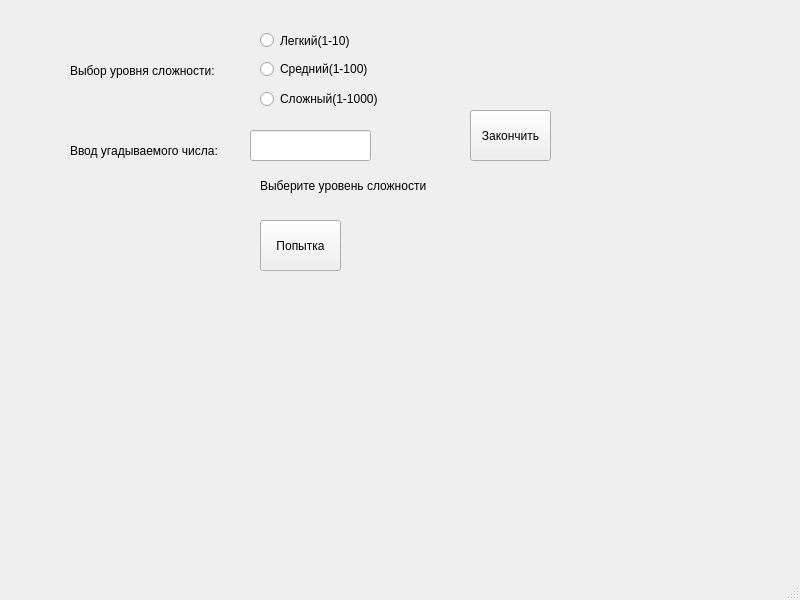
<?xml version="1.0" encoding="UTF-8"?>
<ui version="4.0">
 <class>MainWindow</class>
 <widget class="QMainWindow" name="MainWindow">
  <property name="geometry">
   <rect>
    <x>0</x>
    <y>0</y>
    <width>800</width>
    <height>600</height>
   </rect>
  </property>
  <property name="windowTitle">
   <string>MainWindow</string>
  </property>
  <widget class="QWidget" name="centralwidget">
   <widget class="QLabel" name="label">
    <property name="geometry">
     <rect>
      <x>70</x>
      <y>140</y>
      <width>171</width>
      <height>21</height>
     </rect>
    </property>
    <property name="text">
     <string>Ввод угадываемого числа: </string>
    </property>
   </widget>
   <widget class="QLineEdit" name="lineEdit_guess">
    <property name="geometry">
     <rect>
      <x>250</x>
      <y>130</y>
      <width>121</width>
      <height>31</height>
     </rect>
    </property>
   </widget>
   <widget class="QRadioButton" name="radioButton_1">
    <property name="geometry">
     <rect>
      <x>260</x>
      <y>30</y>
      <width>111</width>
      <height>21</height>
     </rect>
    </property>
    <property name="text">
     <string>Легкий(1-10)</string>
    </property>
   </widget>
   <widget class="QRadioButton" name="radioButton_2">
    <property name="geometry">
     <rect>
      <x>260</x>
      <y>60</y>
      <width>121</width>
      <height>18</height>
     </rect>
    </property>
    <property name="text">
     <string>Средний(1-100)</string>
    </property>
   </widget>
   <widget class="QRadioButton" name="radioButton_3">
    <property name="geometry">
     <rect>
      <x>260</x>
      <y>90</y>
      <width>141</width>
      <height>18</height>
     </rect>
    </property>
    <property name="text">
     <string>Сложный(1-1000)</string>
    </property>
   </widget>
   <widget class="QLabel" name="label_2">
    <property name="geometry">
     <rect>
      <x>70</x>
      <y>50</y>
      <width>161</width>
      <height>41</height>
     </rect>
    </property>
    <property name="text">
     <string>Выбор уровня сложности:</string>
    </property>
   </widget>
   <widget class="QLabel" name="label_result">
    <property name="geometry">
     <rect>
      <x>260</x>
      <y>170</y>
      <width>401</width>
      <height>31</height>
     </rect>
    </property>
    <property name="text">
     <string>Выберите уровень сложности</string>
    </property>
   </widget>
   <widget class="QPushButton" name="pushButton_try">
    <property name="geometry">
     <rect>
      <x>260</x>
      <y>220</y>
      <width>81</width>
      <height>51</height>
     </rect>
    </property>
    <property name="text">
     <string>Попытка</string>
    </property>
   </widget>
   <widget class="QPushButton" name="pushButton_end">
    <property name="geometry">
     <rect>
      <x>470</x>
      <y>110</y>
      <width>81</width>
      <height>51</height>
     </rect>
    </property>
    <property name="text">
     <string>Закончить</string>
    </property>
   </widget>
  </widget>
  <widget class="QMenuBar" name="menubar">
   <property name="geometry">
    <rect>
     <x>0</x>
     <y>0</y>
     <width>800</width>
     <height>17</height>
    </rect>
   </property>
  </widget>
  <widget class="QStatusBar" name="statusbar"/>
 </widget>
 <resources/>
 <connections/>
</ui>
